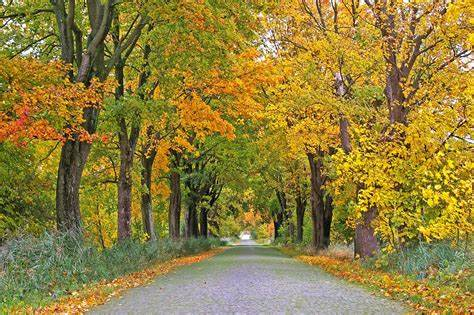
#> input picture asset/Pohon1.jpg, 474 x 315 px, found by its file name
$ python Histogram.py
#> lines starting #> are read from the running program, lines starting #| are printed output that depends on the picture
# Histogram
import cv2
import numpy as np
import matplotlib.pyplot as plt

citra = cv2.imread("asset/Pohon1.jpg")
#> citra is the input picture: shape (315, 474, 3); mean B, G, R 60.7, 127.4, 144.7

# conversi ke gray
citra_gray = cv2.cvtColor(citra, cv2.COLOR_RGB2GRAY)
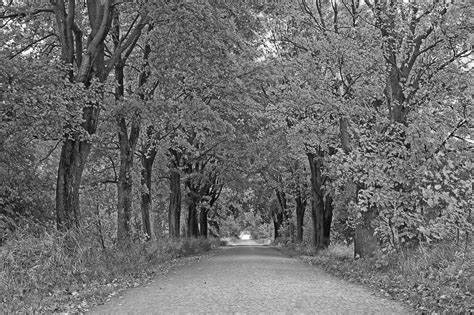
#> citra_gray: shape (315, 474); min 0, max 255, mean 109.4

# menyimpan jumlah baris dan jumlah kolom
jum_baris = len(citra)
#> jum_baris = 315
jum_kolom = len(citra[0])
#> jum_kolom = 474
total_pix = jum_kolom + jum_baris
#> total_pix = 789

# menghitung nilai pixel grayscale
hist_gray = np.zeros(256) #inisiasi histogram
# membuat array kosong dengan 256

for i in range(jum_baris) :
    for j in range(jum_kolom) :
        pixel = int(citra_gray[i][j])
        hist_gray[pixel] += 1
#> after the loop, hist_gray = 256 values, max 1483 at index 104, min 7 at index 0, mean 583.2

# menampilkan histogram
plt.bar(range(256),hist_gray)

# tampilkan gray image
gray = citra_gray.astype(np.uint8)
cv2.imshow("Pohon - gray", gray)
plt.show()
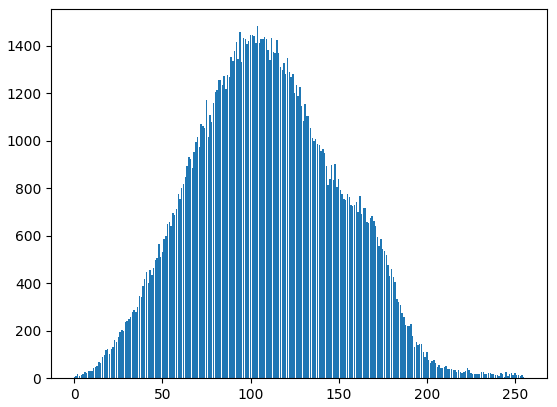
#> figure drawn by matplotlib, 1 panel; tallest bar 1483 high, from x = 103.6 to 104.4

# Menunggu user menekan sembarang tombol
cv2.waitKey()

$ run again, with asset/Pohon.jpg copied over asset/Pohon1.jpg
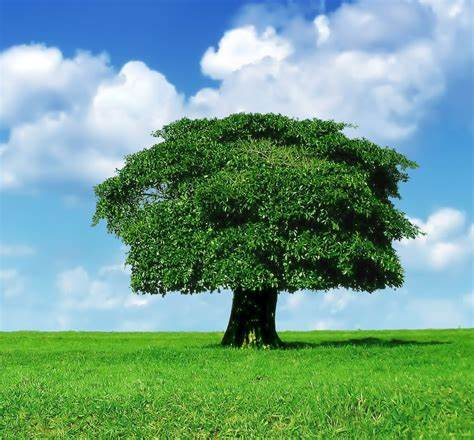
#> input picture asset/Pohon.jpg, 474 x 440 px, found by its file name
#> citra is the input picture: shape (440, 474, 3); mean B, G, R 138.6, 158.3, 112.1
#> `citra_gray = cv2.cvtColor(citra, cv2.COLOR_RGB2GRAY)`:
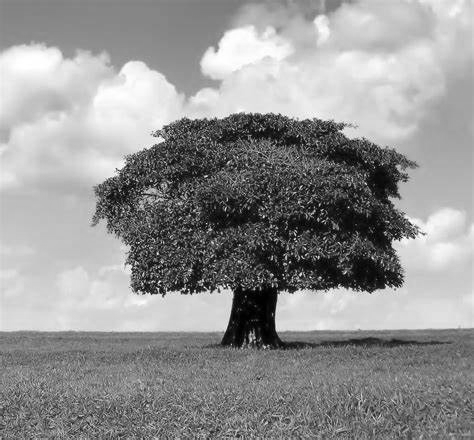
#> citra_gray: shape (440, 474); min 0, max 255, mean 147.1
#> jum_baris = 440
#> jum_kolom = 474
#> total_pix = 914
#> after the loop `for i in range(jum_baris) :`: hist_gray = 256 values, max 2765 at index 211, min 7 at index 0, mean 814.7
#> `plt.show()`:
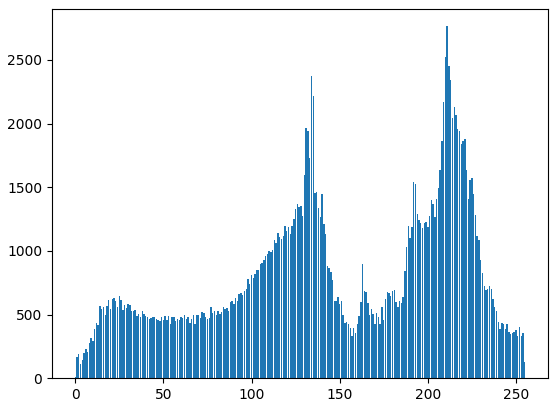
#> figure drawn by matplotlib, 1 panel; tallest bar 2765 high, from x = 210.6 to 211.4
